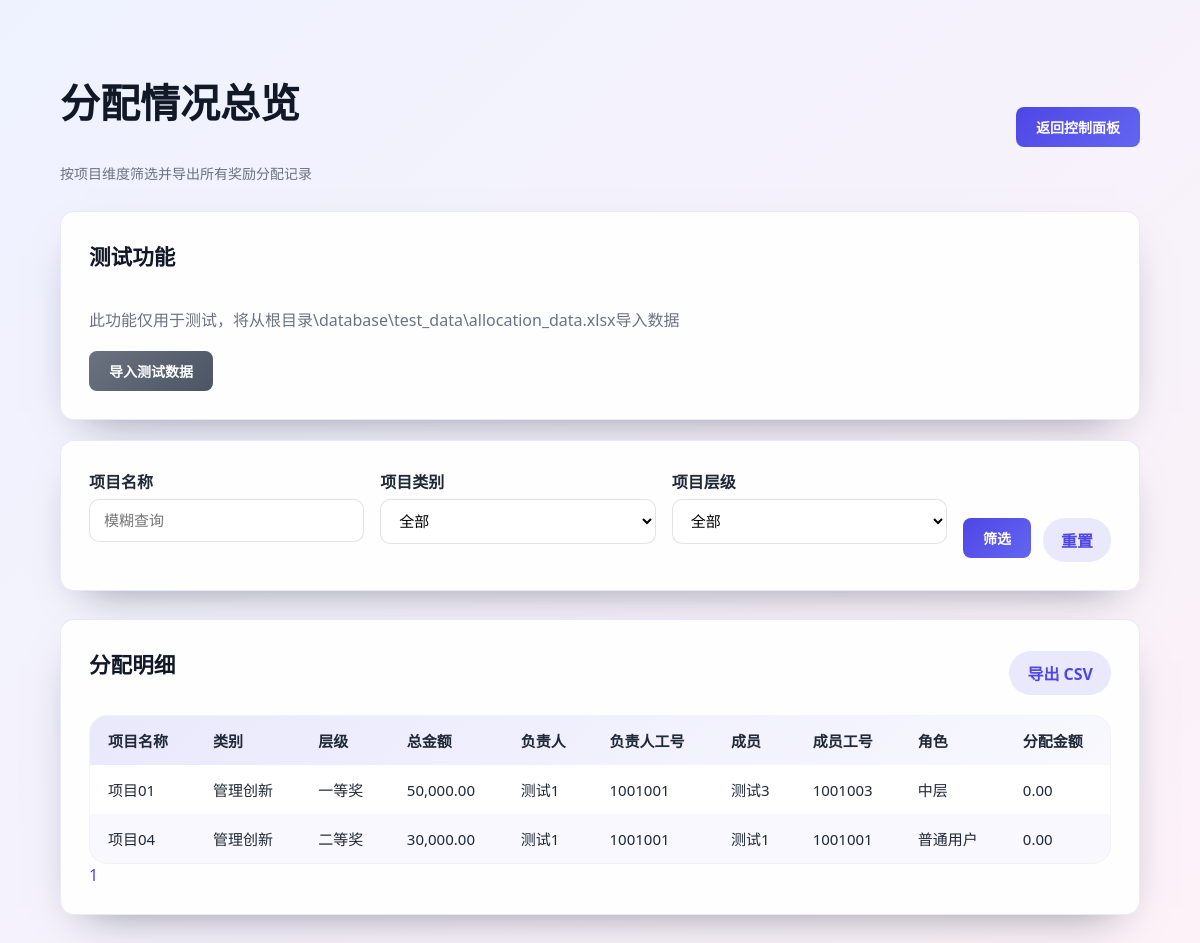
Page /admin/allocations.php (signed in) on the committed database.
### tables this page shows
CREATE TABLE IF NOT EXISTS `allocations` (
  `id` int(10) unsigned NOT NULL AUTO_INCREMENT,
  `project_id` int(10) unsigned NOT NULL,
  `user_id` int(10) unsigned NOT NULL,
  `amount` decimal(12,2) NOT NULL DEFAULT '0.00',
  `created_at` timestamp NOT NULL DEFAULT CURRENT_TIMESTAMP,
  PRIMARY KEY (`id`),
  UNIQUE KEY `project_member_unique` (`project_id`,`user_id`),
  KEY `user_id` (`user_id`)
);

CREATE TABLE IF NOT EXISTS `projects` (
  `id` int(10) unsigned NOT NULL AUTO_INCREMENT,
  `name` varchar(120) NOT NULL,
  `project_id` int(10) unsigned NOT NULL,
  `category` varchar(100) NOT NULL,
  `level` varchar(100) NOT NULL,
  `total_amount` decimal(12,2) NOT NULL,
  `manager_id` int(10) unsigned NOT NULL,
  `created_at` timestamp NOT NULL DEFAULT CURRENT_TIMESTAMP,
  PRIMARY KEY (`id`),
  UNIQUE KEY `project_id` (`project_id`),
  KEY `manager_id` (`manager_id`)
);

CREATE TABLE IF NOT EXISTS `users` (
  `id` int(10) unsigned NOT NULL AUTO_INCREMENT,
  `login_id` int(10) unsigned NOT NULL,
  `name` varchar(100) NOT NULL,
  `role` enum('普通用户','中层','高层','管理员') NOT NULL,
  `birthdate` date NOT NULL,
  `password_hash` varchar(255) NOT NULL,
  `created_at` timestamp NOT NULL DEFAULT CURRENT_TIMESTAMP,
  PRIMARY KEY (`id`),
  UNIQUE KEY `login_id` (`login_id`)
);

### includes/helpers.php (called while the page is built, shortened)
<?php
function e(?string $value): string
{
    return htmlspecialchars((string) $value, ENT_QUOTES | ENT_SUBSTITUTE, 'UTF-8');
}
function format_currency($amount): string
{
    return number_format((float) $amount, 2, '.', ',');
}
function app_base_path(): string
{
    static $basePath;
    if ($basePath !== null) {
        return $basePath;
    }
    $projectRoot = realpath(__DIR__ . '/..');
    $documentRoot = $_SERVER['DOCUMENT_ROOT'] ?? '';
    $projectRoot = rtrim(str_replace('\\', '/', $projectRoot), '/');
    $documentRoot = rtrim(str_replace('\\', '/', $documentRoot), '/');
    if ($documentRoot !== '' && strpos($projectRoot, $documentRoot) === 0) {
        $relative = substr($projectRoot, strlen($documentRoot));
        $relative = str_replace('\\', '/', $relative);
        $basePath = $relative === '' ? '' : '/' . ltrim($relative, '/');
    } else {
        $basePath = '';
    }
    return $basePath;
}
function path_to_root(): string
{
    $scriptName = $_SERVER['SCRIPT_NAME'] ?? '';
    $scriptDir = $scriptName !== '' ? str_replace('\\', '/', dirname($scriptName)) : '';
    $scriptDir = rtrim($scriptDir, '/');
    $basePath = app_base_path();
    if ($basePath !== '' && strpos($scriptDir, $basePath) === 0) {
        $relative = trim(substr($scriptDir, strlen($basePath)), '/');
    } else {
        $relative = trim($scriptDir, '/');
    }
    $depth = substr_count($relative, '/') + 1;
    return str_repeat('../', $depth);
}
function url_for(string $path): string
{
    $path = ltrim($path, '/');
    return path_to_root() . $path;
}
function asset_url(string $path): string
{
    return url_for($path);
}

### admin/allocations.php (the view, shortened to what this page needs)
<?php
$pdo = get_pdo();
$name = trim($_GET['name'] ?? '');
$category = trim($_GET['category'] ?? '');
$level = trim($_GET['level'] ?? '');
$params = [];
$countSql = 'SELECT COUNT(*) FROM allocations a
        JOIN projects p ON a.project_id = p.project_id
        JOIN users m ON a.user_id = m.login_id
        JOIN users u ON p.manager_id = u.login_id';
$countStmt = $pdo->prepare($countSql);
$countStmt->execute($params);
$totalRows = $countStmt->fetchColumn();
$perPage = 10;
$page = (int)($_GET['page'] ?? 1);
$page = max(1, min($page, ceil($totalRows / $perPage)));
$offset = ($page - 1) * $perPage;
$sql = 'SELECT p.name AS project_name, p.category, p.level, p.total_amount,
        u.name AS manager_name, u.login_id AS manager_login_id,
        m.name AS member_name, m.login_id AS member_login_id, m.role AS member_role, a.amount
        FROM allocations a
        JOIN projects p ON a.project_id = p.project_id
        JOIN users m ON a.user_id = m.login_id
        JOIN users u ON p.manager_id = u.login_id';
$sql .= ' ORDER BY p.name, m.name
          LIMIT :limit OFFSET :offset';
$stmt = $pdo->prepare($sql);
$stmt->bindValue(':limit', $perPage, PDO::PARAM_INT);
$stmt->bindValue(':offset', $offset, PDO::PARAM_INT);
$stmt->execute();
$rows = $stmt->fetchAll();
?>
<!DOCTYPE html>
<html lang="zh-CN">
<head>
    <link rel="stylesheet" href="<?= e(asset_url('styles.css')) ?>">
</head>
<body>
<div class="container">
    <header class="page-header">
        <div class="title-group">
            <h1>分配情况总览</h1>
            <small>按项目维度筛选并导出所有奖励分配记录</small>
        </div>
        <a class="btn-link" href="<?= e(url_for('dashboard.php')) ?>">返回控制面板</a>
    </header>
    <div class="card" style="margin-bottom: 20px;">
        <div class="card-header">
            <h2>测试功能</h2>
        </div>
        <form method="post" onsubmit="return confirm('确认导入测试数据吗？这将导入根目录\database\test_data\allocation_data.xlsx中的所有分配数据！');">
            <p class="muted">此功能仅用于测试，将从根目录\database\test_data\allocation_data.xlsx导入数据</p>
            <button type="submit" name="import_test_data" value="1" class="secondary">导入测试数据</button>
        </form>
    </div>
    <div class="card">
        <form method="get" class="filter-form">
            <div class="filter-field">
                <label>项目名称</label>
                <input type="text" name="name" value="<?= e($name) ?>" placeholder="模糊查询">
            </div>
            <div class="filter-field">
                <label>项目类别</label>
                <select name="category">
                    <option value="">全部</option>
                </select>
            </div>
            <div class="filter-field">
                <label>项目层级</label>
                <select name="level">
                    <option value="">全部</option>
                </select>
            </div>
            <div class="filter-actions">
                <button type="submit">筛选</button>
                <a class="ghost-button" href="<?= e(url_for('admin/allocations.php')) ?>">重置</a>
            </div>
        </form>
    </div>
    <div class="card">
        <div class="card-header">
            <h2>分配明细</h2>
            <a class="ghost-button" href="<?= e(url_for('admin/allocations.php')) ?>?<?= e(http_build_query(array_filter(['name' => $name, 'category' => $category, 'level' => $level, 'export' => '1']))) ?>">导出 CSV</a>
        </div>
        <div class="table-wrapper">
            <table class="table">
                <thead>
                <tr>
                    <th>项目名称</th>
                    <th>类别</th>
                    <th>层级</th>
                    <th>总金额</th>
                    <th>负责人</th>
                    <th>负责人工号</th>
                    <th>成员</th>
                    <th>成员工号</th>
                    <th>角色</th>
                    <th>分配金额</th>
                </tr>
                </thead>
                <tbody>
                <?php if ($rows): ?>
                    <?php foreach ($rows as $row): ?>
                        <tr>
                            <td><?= e($row['project_name']) ?></td>
                            <td><?= e($row['category']) ?></td>
                            <td><?= e($row['level']) ?></td>
                            <td><?= format_currency($row['total_amount']) ?></td>
                            <td><?= e($row['manager_name']) ?></td>
                            <td><?= e($row['manager_login_id']) ?></td>
                            <td><?= e($row['member_name']) ?></td>
                            <td><?= e($row['member_login_id']) ?></td>
                            <td><?= e($row['member_role']) ?></td>
                            <td><?= format_currency($row['amount']) ?></td>
                        </tr>
                    <?php endforeach; ?>
                <?php else: ?>
                    <tr><td colspan="8">暂无数据。</td></tr>
                <?php endif; ?>
                </tbody>
            </table>
        </div>
        <div class="pagination">
            <?php
            $totalPages = ceil($totalRows / $perPage);
            $startPage = max(1, $page - 2);
            $endPage = min($totalPages, $startPage + 4);
            for ($i = $startPage; $i <= $endPage; $i++):
            ?>
                <a href="<?= e(url_for('admin/allocations.php')) ?>?<?= e(http_build_query(array_filter(['name' => $name, 'category' => $category, 'level' => $level, 'page' => $i]))) ?>" class="pagination-link <?= $i === $page ? 'active' : '' ?>">
                    <?= $i ?>
                </a>
            <?php endfor; ?>
        </div>
    </div>
</div>
</body>
</html>

### styles.css (style rules this page uses)
:root { --primary: #4f46e5; --primary-dark: #4338ca; --accent: #f97316; --success: #0f5132; --success-bg: #d1e7dd; --error: #c0392b; --error-bg: #fbeaea; --text: #1f2937; --muted: #6b7280; --card-bg: rgba(255, 255, 255, 0.92); --border: rgba(79, 70, 229, 0.12); --radius: 14px; --transition: 160ms ease-in-out; }
* { box-sizing: border-box; }
body { font-family: "Segoe UI", "Helvetica Neue", Arial, sans-serif; background: linear-gradient(135deg, #eef2ff 0%, #fdf2f8 100%); margin: 0; min-height: 100vh; color: var(--text); }
.container { width: min(1080px, 92vw); margin: 72px auto 48px; }
.page-header { display: flex; align-items: center; justify-content: space-between; gap: 18px; margin-bottom: 28px; }
.page-header .title-group { display: flex; flex-direction: column; gap: 6px; }
.page-header small { color: var(--muted); font-size: 14px; }
h1, h2, h3 { color: #111827; margin-top: 0; }
p { margin: 0 0 18px; color: var(--text); line-height: 1.65; }
h1 { font-size: clamp(1.75rem, 2.2vw + 1.2rem, 2.5rem); font-weight: 700; }
h2 { font-size: 1.35rem; font-weight: 600; }
a { color: var(--primary); text-decoration: none; font-weight: 500; transition: color var(--transition); }
.card { background: var(--card-bg); border-radius: var(--radius); padding: 28px; box-shadow: 0 18px 45px -25px rgba(15, 23, 42, 0.55); border: 1px solid var(--border); backdrop-filter: blur(8px); margin-bottom: 28px; transition: transform var(--transition), box-shadow var(--transition); }
.card-header { display: flex; align-items: center; justify-content: space-between; gap: 16px; margin-bottom: 18px; }
label { display: block; margin-bottom: 6px; font-weight: 600; color: #1f2937; }
input, select { width: 100%; padding: 12px 14px; margin-bottom: 18px; border: 1px solid rgba(15, 23, 42, 0.12); border-radius: 10px; background: rgba(255, 255, 255, 0.9); transition: border-color var(--transition), box-shadow var(--transition); font-size: 15px; }
button, .btn-link { display: inline-flex; align-items: center; justify-content: center; gap: 6px; background: linear-gradient(135deg, var(--primary), #6366f1); color: #fff; border: none; border-radius: 8px; padding: 0 20px; height: 40px; font-size: 14px; font-weight: 600; cursor: pointer; transition: transform var(--transition), box-shadow var(--transition), background var(--transition); text-decoration: none; }
button.secondary { background: linear-gradient(135deg, #6b7280, #4b5563); }
.table-wrapper { border-radius: 18px; background: rgba(255, 255, 255, 0.92); border: 1px solid rgba(15, 23, 42, 0.05); box-shadow: inset 0 1px 0 rgba(255, 255, 255, 0.4); overflow: hidden; }
.table { width: 100%; border-collapse: collapse; }
.table thead { background: linear-gradient(135deg, rgba(79, 70, 229, 0.12), rgba(79, 70, 229, 0.04)); }
.table th, .table td { padding: 14px 18px; text-align: left; font-size: 15px; }
.table tbody tr { transition: background var(--transition); }
.table tbody tr:nth-child(even) { background: rgba(79, 70, 229, 0.04); }
.filter-form { display: flex; flex-wrap: wrap; gap: 16px; }
.filter-field { flex: 1 1 220px; }
.filter-actions { align-self: flex-end; display: flex; gap: 12px; }
.ghost-button { display: inline-flex; align-items: center; justify-content: center; padding: 10px 18px; border-radius: 999px; font-weight: 600; color: var(--primary); background: rgba(79, 70, 229, 0.12); transition: background var(--transition), transform var(--transition); }
.muted { color: var(--muted); }

### rows in the picture
allocations: projects.name "项目01", projects.category "管理创新", projects.level "一等奖", projects.total_amount "50,000.00", users.name "测试1", users.login_id "1001001", users.name "测试3", users.login_id "1001003", users.role "中层", amount "0.00"
allocations: projects.name "项目04", projects.category "管理创新", projects.level "二等奖", projects.total_amount "30,000.00", users.name "测试1", users.login_id "1001001", users.role "普通用户", amount "0.00"
